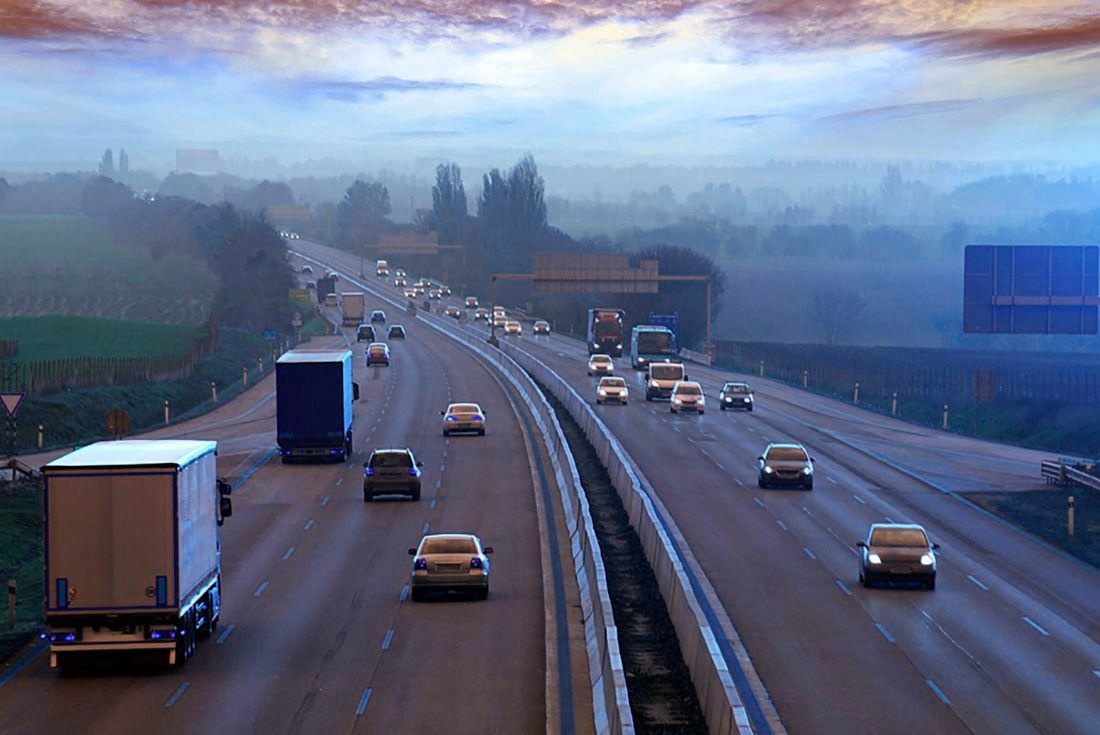
#> input picture Images/savedImage.jpg, 1100 x 735 px, found by its file name
$ jupyter execute '35 - Morphological Operations(Gradient).ipynb'
#> lines starting #> are read from the running program, lines starting #| are printed output that depends on the picture; after the words box and inside, x2 and y2 are one past the last pixel; in counts of white or black regions, pixels touching at a corner belong together
## 35 - Morphological Operations (Gradient)

In the previous articles, the Opening operation and the Closing operations were specified. In this article, another morphological operation is elaborated that is Gradient. It is used for generating the outline of the image. There are two types of gradients, internal and external gradient. The internal gradient enhances the internal boundaries of objects brighter than their background and external boundaries of objects darker than their background. For binary images, the internal gradient generates a mask of the internal boundaries of the foreground image objects.

#### Syntax: cv2.morphologyEx(image, cv2.MORPH_GRADIENT, kernel)

#### Parameters:

-> image: Input Image array.

-> cv2.MORPH_GRADIENT: Applying the Morphological Gradient operation.

-> kernel: Structuring element.

[cell 1]
import cv2
import numpy as np
import matplotlib.pyplot as plt

[cell 2]
Image = cv2.imread("/Users/alireza/Coding/OpenCV_Learning/OpenCV_Learnings/Images/savedImage.jpg")
#> Image is the input picture: shape (735, 1100, 3); mean B, G, R 136.2, 109.4, 98.3


hsv = cv2.cvtColor(Image, cv2.COLOR_BGR2HSV)
#> hsv: shape (735, 1100, 3); mean H, S, V 111.2, 88.3, 138.5

blue1 = np.array([110, 50, 50])
blue2 = np.array([130, 255, 255])


mask = cv2.inRange(hsv, blue1, blue2)
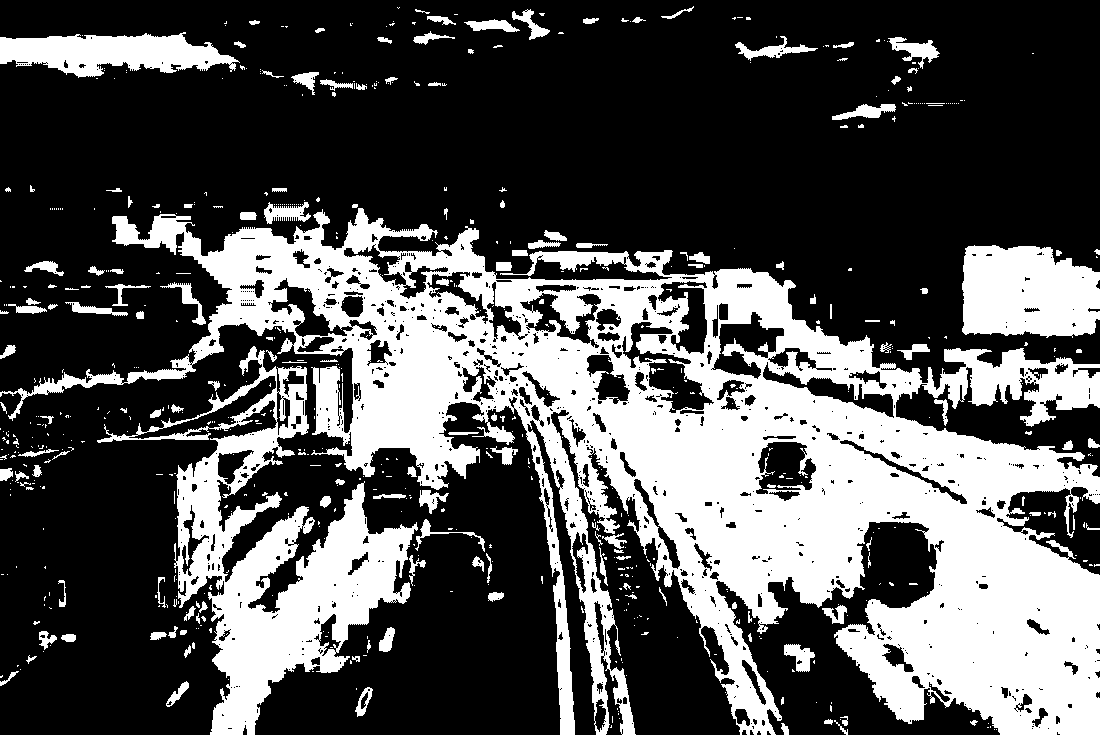
#> mask: shape (735, 1100); 32.5% white; 646 white regions (489 under 20 px), largest, box (x1, y1, x2, y2) and area: (0, 208, 1100, 735) 193778, (97, 346, 418, 735) 34364, (962, 245, 1100, 338) 10896

res = cv2.bitwise_and(Image, Image, mask = mask)
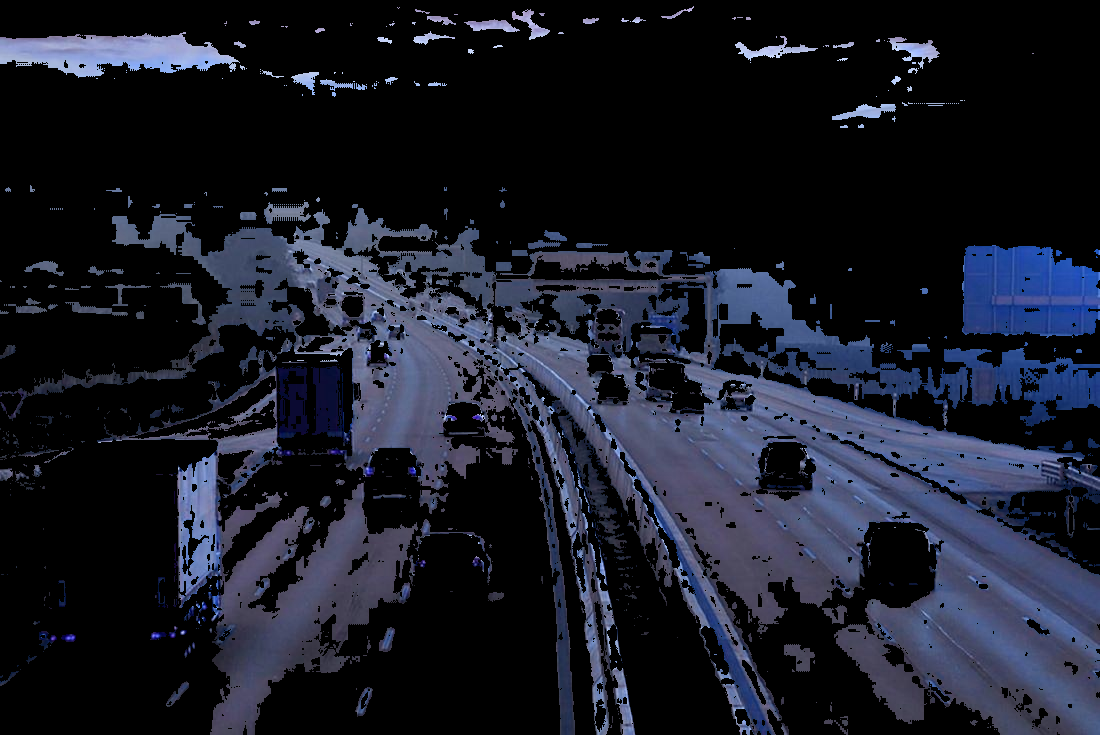
#> res: shape (735, 1100, 3); mean B, G, R 39.2, 27.5, 24.6

kernel = np.ones((5, 5), np.uint8)

opening = cv2.morphologyEx(mask, cv2.MORPH_GRADIENT, kernel)
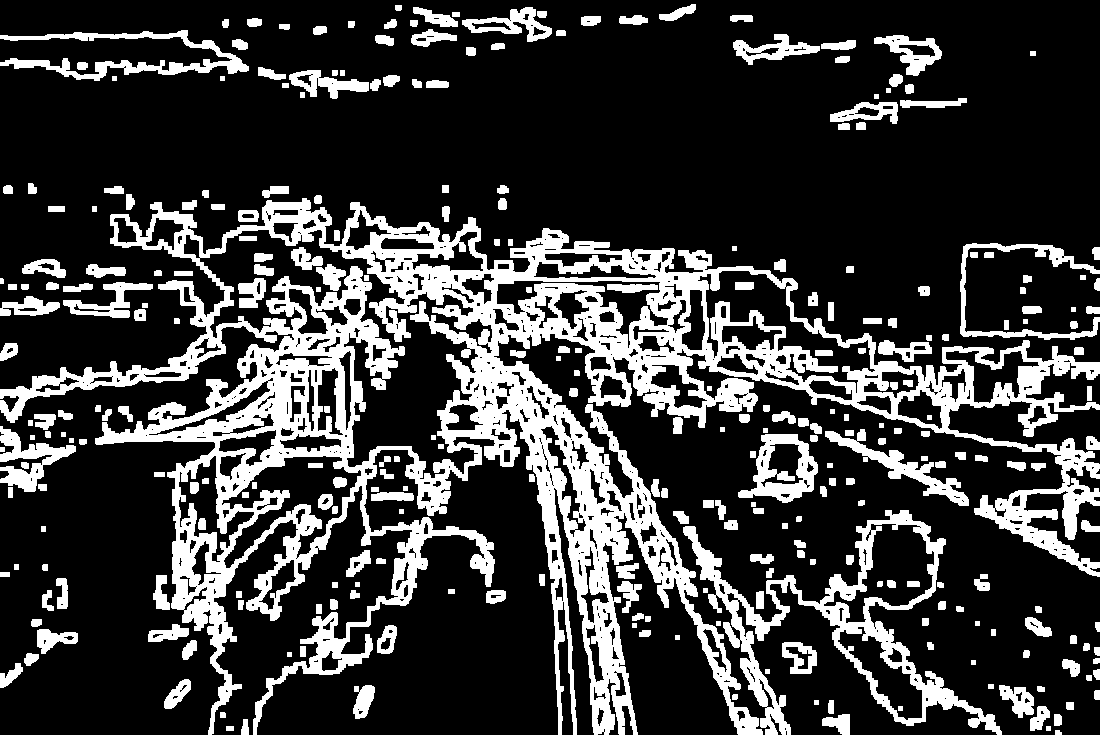
#> opening: shape (735, 1100); 23% white; 302 white regions, largest, box (x1, y1, x2, y2) and area: (0, 198, 1100, 735) 124101, (683, 510, 1002, 735) 12096, (0, 30, 249, 81) 3368

plt.imshow(mask , cmap='gray')

$ run again, with Images/cow.jpg copied over Images/savedImage.jpg
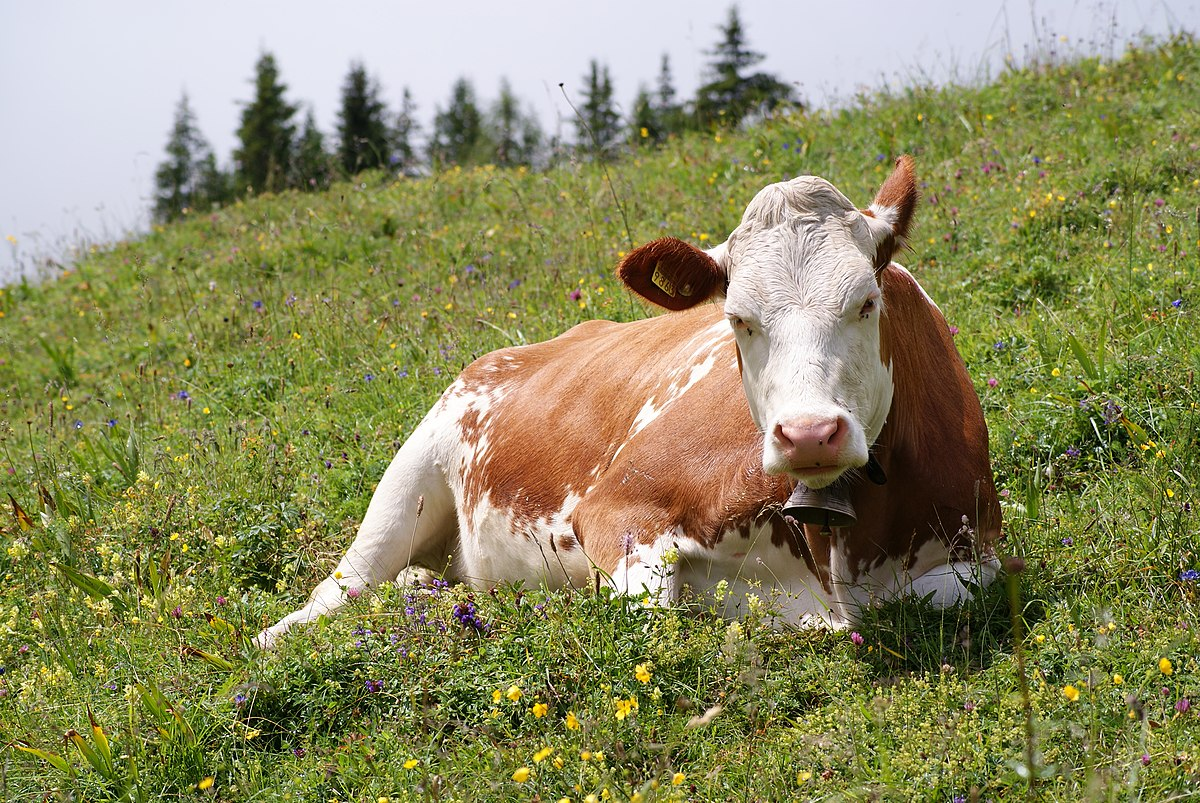
#> input picture Images/cow.jpg, 1200 x 803 px, found by its file name
#> Image is the input picture: shape (803, 1200, 3); mean B, G, R 95, 137.6, 139.3
#> hsv: shape (803, 1200, 3); mean H, S, V 43.2, 117.1, 147.1
#> `mask = cv2.inRange(hsv, blue1, blue2)`:
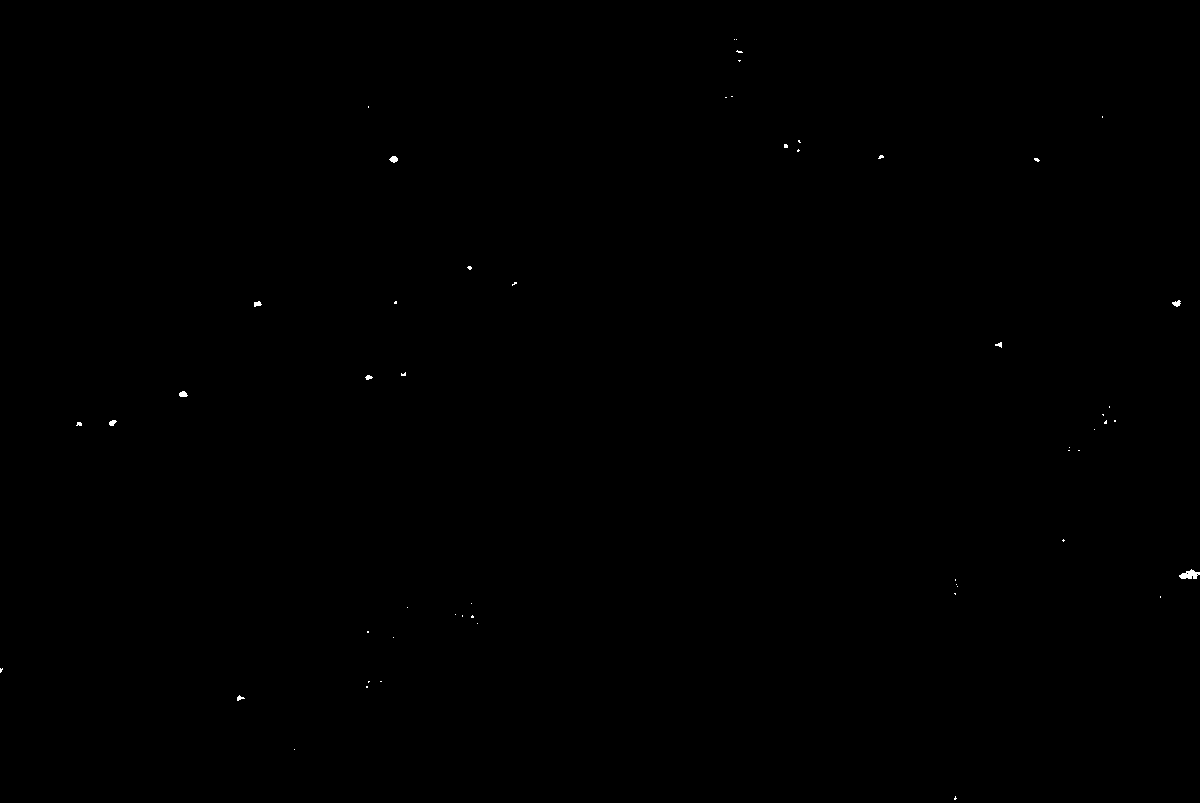
#> mask: shape (803, 1200); 0.06% white; 55 white regions (46 under 20 px), largest, box (x1, y1, x2, y2) and area: (1179, 569, 1200, 579) 128, (389, 156, 398, 163) 43, (179, 391, 188, 397) 41
#> `opening = cv2.morphologyEx(mask, cv2.MORPH_GRADIENT, kernel)`:
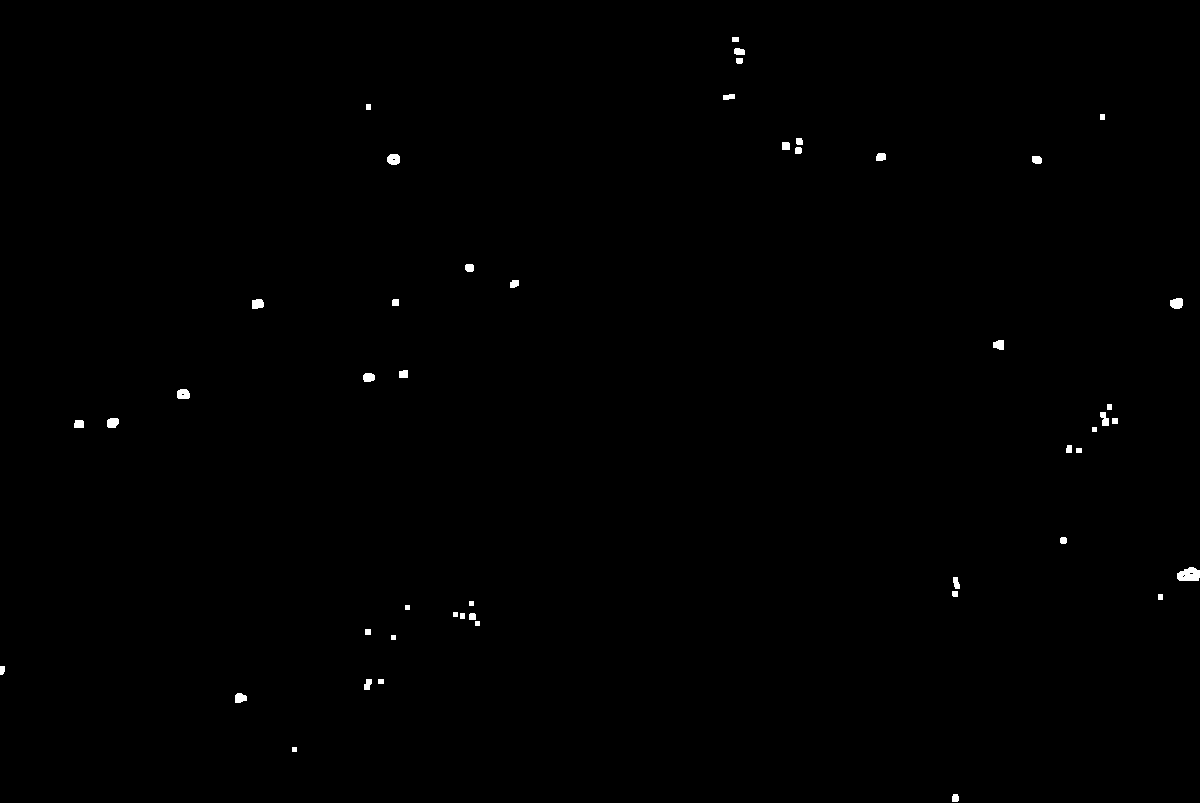
#> opening: shape (803, 1200); 0.3% white; 48 white regions, largest, box (x1, y1, x2, y2) and area: (1177, 567, 1200, 581) 256, (387, 154, 400, 165) 121, (1170, 298, 1183, 309) 121
